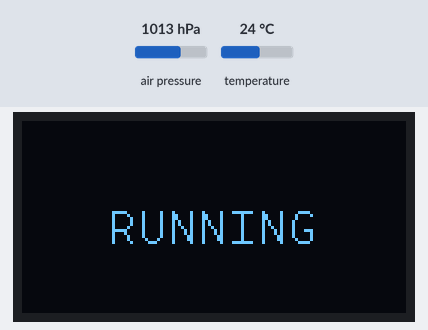
The program below on a simulated MicroPython board. On the bench: 128×64 one-colour display. The test bench sets the inputs (shaded band); at power-on: air pressure 1013 hPa, temperature 24 °C. The clock reads 2024-03-15 10:24:30 at power-on unless the program sets it; files the program writes start out absent; library files of the repository ran but are not shown: bmp280.py, ssd1306.py; what the program prints to the serial console is not drawn.

Above: at 2.2 s.
At 6.3 s:
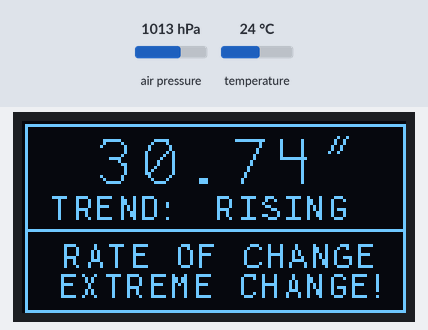
At 10.3 s:
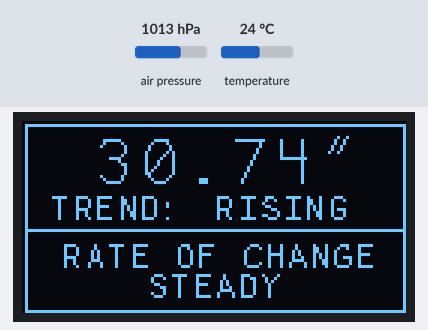

The program:

main.py
```python
# R10 incorporated ssd1306 0.96" OLED display in lieu of plain leds 8/31/24
# R11 dimmed display with display.contract(0-255) command
"""
Definitions from internet and other references:
Rapid change: More than 0.18 in-Hg in less than three hours - Ref 1
Fast-moving system: 0.05 to 0.06 inches per hour = 0.15 to 0.18 inches per 3 hours
Slow-moving system: 0.02 to 0.03 inches per hour = 0.06 to 0.09 inches per 3 hours
Slow change: 0.003 to 0.04 in-Hg in less than three hours
Holding steady: Less than 0.003 in-Hg in less than three hours

ALS mods to account for gaps in internet definition of ranges
? there are gaps in the ranges:
? there is no category between 0.09 and 0.15 in less than three hours
? there is no category between 0.04 and 0.06 in less than three hours? als
so:
I'm going to split the gap on Slow change to 0.05 per 3 hours
I'm going to split the gap on slow and fast moving systems at 0.12 inches per 3 hours
https://weather.us/observations/pressure-change.html
https://sciencing.com/high-low-reading-barometric-pressure-5814364.html
https://sciencing.com/high-low-reading-barometric-pressure-5814364.html#:~:text=If%20barometric%20pressure%20rises%20or%20falls%20more%20than,three%20hours%20is%20considered%20to%20be%20holding%20steady.
"""

from machine import Pin,I2C
from bmp280 import *
from ucollections import deque
import time
import ssd1306


sdaPINbmp=machine.Pin(0)
sclPINbmp=machine.Pin(1)
sdaPIN1306=machine.Pin(2)
sclPIN1306=machine.Pin(3)
bmpbus = I2C(0,sda=sdaPINbmp, scl=sclPINbmp, freq=400000)
ssdbus = I2C(1,sda=sdaPIN1306, scl=sclPIN1306, freq=400000)
time.sleep(0.1)
bmp = BMP280(bmpbus)
bmp.use_case(BMP280_CASE_INDOOR)
display = ssd1306.SSD1306_I2C(128, 64, ssdbus)


""" Run these 2 lines to extract cal data from specific sensor
and then update bmp280.py with that data; did it but made no difference

calib_data = bmp.print_calibration()
print(calib_data)    """

#Initial Variables

count=0
"""pin2=Pin(2,Pin.OUT)
pin3=Pin(3,Pin.OUT)
pin4=Pin(4,Pin.OUT)
pin5=Pin(5,Pin.OUT)
pin6=Pin(6,Pin.OUT)
pin7=Pin(7,Pin.OUT)
pin8=Pin(8,Pin.OUT)"""
display.clear()
display.wrap("RUNNING", 10, 20, 2, 1)
time.sleep(2)
display.contrast(1)
dwell =  2   #time between pressure readings
sample = 2   #number of samples in avg calc

avg_p_delta=0.0
pressure_array=deque([],sample)
avg_p_array=deque([],2)

pressure_avg=0
old_p_pressure=0

#Rate of Change Rules; all rates in inHg/sec*(dwell*sample) <-because dwell*sample is how long between calc diffs

rapid=(0.18/(3*60*60))*(dwell*sample) #Ref 1
upper_fast_sys= (0.18/(3*60*60))*(dwell*sample) #dwell * sample is the total time between readings in seconds
lower_fast_sys = (0.12/(3*60*60))*(dwell*sample) #here's where I split the gap to cover missing ranges
upper_slow_sys= (0.12/(3*60*60))*(dwell*sample)
lower_slow_sys = (0.05/(3*60*60))*(dwell*sample)  #here's where I split the gap to cover missing ranges
upper_slow_change= (0.05/(3*60*60))*(dwell*sample)
lower_slow_change = (0.003/(3*60*60))*(dwell*sample)
steady = (0.003/(3*60*60))*(dwell*sample)

"""
#Use snippet below to print calculated rates per sample
print(f'{rapid:1.8f}')  #f'{abs(avg_p_delta):1.5f}'
print(f'{upper_fast_sys:1.8f}')
print(f'{lower_fast_sys:1.8f}')
print(f'{upper_slow_sys:1.8f}')
print(f'{lower_slow_sys:1.8f}')
print(f'{upper_slow_change:1.8f}')
print(f'{lower_slow_change:1.8f}')
print(f'{steady:1.8f}')   """

#Logging Instructions


"""
#ALS calibration approach (sketchy).  Assumes a static offset type error
# Just run for calibration when needed and capture the calibration factor
# code snipped follows:

ref_pressure=30.02 #get from local airport METAR
pressure=bmp.pressure
p_bar=pressure/100000
p_mmHg=pressure/133.3224
p_inHg=p_mmHg/25.4
correction_factor = ref_pressure-p_inHg
print("correction_factor=",correction_factor)    """

correction_factor= 0.8218842  #hard coded from running the above and then commenting it back
#Main Loop
display.clear()
display.wrap("RUNNING", 30, 30, 2, 1)
display.show()
print("Running...") #note that program is active
print (time.localtime())
print (time.gmtime())

"""
Pin2=pin2.value(1)
Pin3=pin3.value(1)
Pin4=pin4.value(1)
Pin5=pin5.value(1)
Pin6=pin6.value(1)
Pin7=pin7.value(1)
Pin8=pin8.value(1)
time.sleep(2)

Pin2=pin2.value(0)
Pin3=pin3.value(0)
Pin4=pin4.value(0)
Pin5=pin5.value(0)
Pin6=pin6.value(0)
Pin7=pin7.value(0)
Pin8=pin8.value(0)"""


while count < sample:
    #print(count,sample) debug code
    pressure=bmp.pressure
    p_bar=pressure/100000
    p_mmHg=pressure/133.3224
    p_inHg=(p_mmHg/25.4)+correction_factor
    pressure_array.append(p_inHg)
    temperature=bmp.temperature
    tempF=temperature*(9/5)+32
    time.sleep(dwell) #delay between readings


    count += 1

    avg_p_pressure = (sum(pressure_array)/sample)
    disp_press=f'{(sum(pressure_array)/sample):2.2f}'
    #print(f"Pressure Array: {list(pressure_array)}") #debug print
#compute "sample" readings avg of p_delta here eventually
    if count>=(sample):
        #print("Avg Pressure of Sample:",avg_p_pressure) #debug print
        avg_p_array.append((avg_p_pressure))
        #print(f"Avg Pressure Array: {list(avg_p_array)}") #debug print
        avg_p_delta=(avg_p_pressure)-(old_p_pressure)
        #print("Pressure Change between samples:",avg_p_delta,"inHg") #debug print

        #rate of change logic
        if (avg_p_delta) >=  rapid:
            change=" Extreme Change!"
        if ( ((avg_p_delta) >= lower_fast_sys) and ((avg_p_delta) < upper_fast_sys)):
            change="  Rapid System"
        if ( ((avg_p_delta) >= lower_slow_sys) and ((avg_p_delta) < upper_slow_sys)):
            change="  Slow System"
        if ( ((avg_p_delta) >= lower_slow_change) and ((avg_p_delta) < upper_slow_change)):
            change="  Very Slow Chg"
        if (abs(avg_p_delta) <= steady):
            change="     Steady"
        if (avg_p_delta < 0 ):
            direction="Falling"
        elif (avg_p_delta >= 0):
            direction="Rising"

        #display.fill(1)
        #display.clear()
        #display.show()
        #time.sleep(.5)
        # Wait 2 seconds
        #time.sleep(2)

        # Fill White Background
        #display.fill(1)
        row=5

        # Display a text in white background with default font size 4
        display.clear()
        display.rect(1, 1, 127, 63, 2)
        #display.wrap("Pressure:",1,row,1.5,1)
        display.wrap(str(disp_press), 25, row, 3, 1)
        display.line(105,5,102,10,1)
        display.line(108,5,105,10,1)
        display.wrap("TREND:", 10, row+20, 1.5, 1)
        display.wrap(str(direction), 65, row+20, 1.5, 1)
        display.line(1,36,128,36,1)
        display.wrap("Rate of Change", 14, row+36, 1.5, 1)
        display.wrap(str(change), 5, row+46, 1.5, 1)
        display.show()
        #print("Dimming in 2 sec")
        #time.sleep(2)
        display.contrast(1)
        #display.show
        #print("bright in 2 sec")
        #time.sleep(2)
        #display.contrast(255)
        # Update Display
#         display.show()
        #print(f'{abs(avg_p_delta):1.5f}') #delta pressure only for fine plotting
        print("Current Pressure:", f'{(sum(pressure_array)/sample):2.5f}', "inHg,","Change =",f'{abs(avg_p_delta):1.5f}',",",change,direction)
        #file.write("hello",a)

        print (time.localtime())
        file_path = "Pressure History.txt"
        pressure_avg=f'{(sum(pressure_array)/sample):2.5f}'
        with open(file_path, 'a') as file:
            file.write(f"{pressure_avg}  ")

            file.write(f"{time.localtime()}\n")
        #with open(file_path, 'a') as file:

        #print(f'{tempF:3.1f}')
        #print("Temp:{}, Pressure: {} inHg, {} Press Chg: {} {}".format(f'{tempF:3.1f}',f'{avg_p_pressure:2.5f}', f'{avg_p_delta:2.6f}',change,direction))
        count=0
        old_p_pressure=(sum(pressure_array)/sample)

"""#LED Logic
        #print(change,direction)
        if change == "Steady":
            Pin2=pin2.value(0)
            Pin3=pin3.value(0)
            Pin4=pin4.value(0)
            Pin5=pin5.value(1)
            Pin6=pin6.value(0)
            Pin7=pin7.value(0)
            Pin8=pin8.value(0)

        if (  (change == ("Slow Change")) and (direction == ("Falling")) ):
            Pin2=pin2.value(0)
            Pin3=pin3.value(0)
            Pin4=pin4.value(0)
            Pin5=pin5.value(1)
            Pin6=pin6.value(1)
            Pin7=pin7.value(0)
            Pin8=pin8.value(0)

        if (change == ("Slow Change") and direction == ("Rising")):
            Pin2=pin2.value(0)
            Pin3=pin3.value(0)
            Pin4=pin4.value(1)
            Pin5=pin5.value(1)
            Pin6=pin6.value(0)
            Pin7=pin7.value(0)
            Pin8=pin8.value(0)

        if (change == ("Slow Moving System") and direction == ("Falling")):
            Pin2=pin2.value(0)
            Pin3=pin3.value(0)
            Pin4=pin4.value(0)
            Pin5=pin5.value(1)
            Pin6=pin6.value(1)
            Pin7=pin7.value(1)
            Pin8=pin8.value(0)

        if (change == ("Slow Moving System") and direction == ("Rising")):
            Pin2=pin2.value(1)
            Pin3=pin3.value(1)
            Pin4=pin4.value(1)
            Pin5=pin5.value(1)
            Pin6=pin6.value(0)
            Pin7=pin7.value(0)
            Pin8=pin8.value(0)

        if (change == ("Fast Moving System") and direction == ("Falling")):
            Pin2=pin2.value(0)
            Pin3=pin3.value(0)
            Pin4=pin4.value(0)
            Pin5=pin5.value(1)
            Pin6=pin6.value(1)
            Pin7=pin7.value(1)
            Pin8=pin8.value(1)

        if (change == ("Fast Moving System") and direction == ("Rising")):
            Pin2=pin2.value(1)
            Pin3=pin3.value(1)
            Pin4=pin4.value(1)
            Pin5=pin5.value(1)
            Pin6=pin6.value(0)
            Pin7=pin7.value(0)
            Pin8=pin8.value(0)

        if (change == ("Extreme Change!") and direction == ("Falling")):
            Pin2=pin2.value(0)
            Pin3=pin3.value(0)
            Pin4=pin4.value(0)
            Pin5=pin5.value(0)
            Pin6=pin6.value(0)
            Pin7=pin7.value(0)
            Pin8=pin8.value(1) # <-make flashing somehow

        if (change == ("Extreme Change!") and direction == ("Rising")):
            Pin2=pin2.value(1) # <-make flashing somehow
            Pin3=pin3.value(0)
            Pin4=pin4.value(0)
            Pin5=pin5.value(0)
            Pin6=pin6.value(0)
            Pin7=pin7.value(0)
            Pin8=pin8.value(0) # <-but flashing"""
```

Measured:
- what the display in image 0 shows lasts 4.0 s, from 2.2 s to 6.2 s
